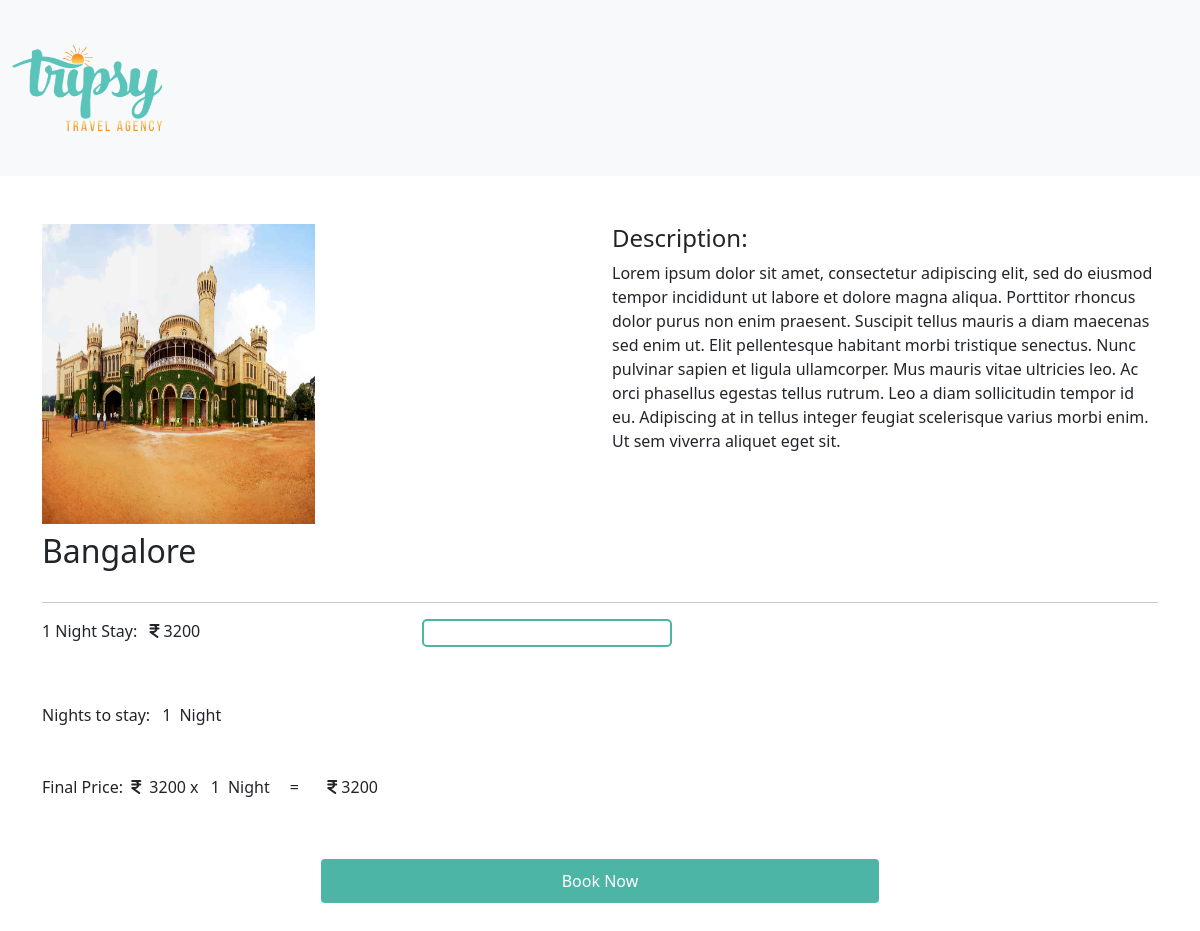
/product.php?pid=2, run on the app's committed database.
### tables this page shows
CREATE TABLE `p_info` (
  `product_id` int(11) NOT NULL,
  `name` varchar(40) NOT NULL,
  `base_price` bigint(10) NOT NULL,
  `image` varchar(64) NOT NULL,
  `description` varchar(2000) NOT NULL
);

### product.php (the view, shortened to what this page needs)
<?php
include 'header.php';
$pid=$_REQUEST['pid'];
$query="SELECT * FROM p_info WHERE product_id='$pid';";
$result=mysqli_query($conn,$query);
$row=mysqli_fetch_array($result);
?>
<!DOCTYPE html>
<html lang="en">
<head>
	<link rel="stylesheet" href="css/index.css">
    <link rel="stylesheet" href="css/daterange.css">
</head>
<body>
<div class="container py-5">
	<div class="row">
		<div class="col-md-6 col-s-12">
			<div class="col-md-6 col-s-12 d-flex flex-column mb-2">
				<?php
                    $img = $row['image'];
					$str='<img class="prod-image" src="images/places/'.$img.'">';
                    echo $str;
				?>
			</div>
			<h2 class="mb-3">
				<?php echo $row['name']; ?>
			</h2>
		</div>
		<div class="col-md-6 col-sm-12">
			<h4>
				Description:
			</h4>
			<p>
				Lorem ipsum dolor sit amet, consectetur adipiscing elit, sed do eiusmod tempor incididunt ut labore et dolore magna aliqua. Porttitor rhoncus dolor purus non enim praesent. Suscipit tellus mauris a diam maecenas sed enim ut. Elit pellentesque habitant morbi tristique senectus. Nunc pulvinar sapien et ligula ullamcorper. Mus mauris vitae ultricies leo. Ac orci phasellus egestas tellus rutrum. Leo a diam sollicitudin tempor id eu. Adipiscing at in tellus integer feugiat scelerisque varius morbi enim. Ut sem viverra aliquet eget sit.
			</p>
		</div>
    </div>
	<hr>
	<div class="row mb-5">
		<div class="col-md-4 col-s-12">
			1 Night Stay: <p class="fa fa-inr ms-2"></p>
				<span class="price"><?php echo $row['base_price']; ?> </span>
		</div>
		<div class="col-md-3 col-sm-12 ">
			<div class="col-md-3 col-sm-12 d-flex flex-column">
				<input type="text" id="datepicker" />
			</div>
		</div>
	</div>
	<div class="mb-5">
		Nights to stay: <span class="night ms-2">1</span><span class="night-label ms-2">Night</span>
	</div>
	<div class="mb-5">
		Final Price: <span class="m-1 fa fa-inr"></span> <span class=""><?php echo $row['base_price']; ?></span> x <span class="night ms-2 final-night">1</span><span class="night-label ms-2">Night</span> <span class="m-3">=</span>
		<p class="fa fa-inr ms-2"></p>
		<span class="final-price"><?php echo $row['base_price']; ?></span>
	</div>
	<div class="d-grid gap-2 col-6 mx-auto mb-3">
			<button type="submit" class="btn-custom" name="book" id="book">Book Now</button>
	</div>
</div>
</body>
</html>

### css/index.css (style rules this page uses)
.btn-custom { background-color: #4DB5A6; color: #FFFFFF; padding: 10px; border-radius: 4px; }
.prod-image { width: 500px; height: 300px; }

### css/daterange.css (style rules this page uses)
#datepicker { width: 250px; text-align: center; border: #4DB5A6 solid 2px; border-radius: 5px; }

### data on the page
p_info: image (picture), name "Bangalore", base_price "3200"
